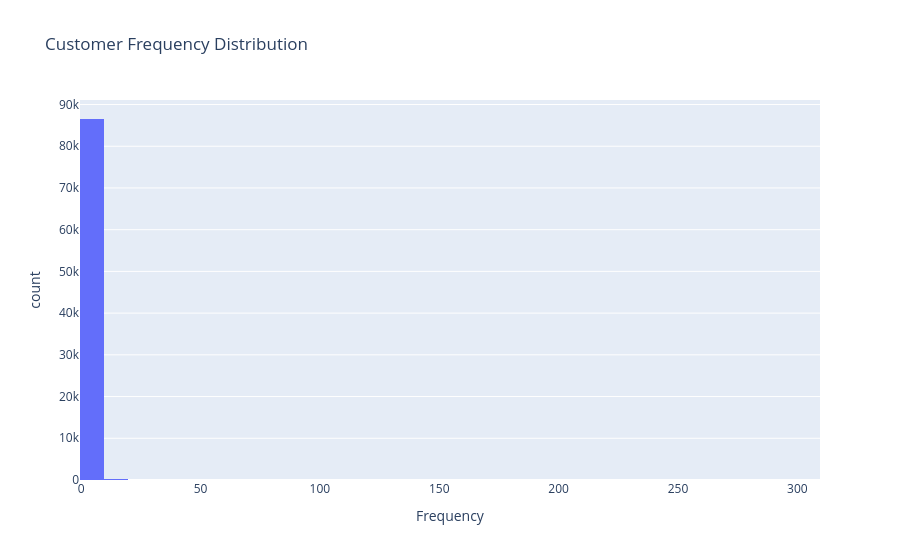

Write notebook code for a chart like this one.
### Code cell
fig = px.histogram(
    rfm,
    x='Frequency',
    nbins=50,
    title='Customer Frequency Distribution'
)

fig.show()

### Figure 1 — Plotly figure (JSON) as saved in the notebook; plotly's stock layout.template omitted (floating-point values rounded to 4 significant figures; data arrays with more than 128 entries replaced by an {"elided": "..."} marker saying what was removed)
{"data": [{"bingroup": "x", "hovertemplate": "Frequency=%{x}<br>count=%{y}<extra></extra>", "legendgroup": "", "marker": {"color": "#636efa", "pattern": {"shape": ""}}, "name": "", "nbinsx": 50, "orientation": "v", "showlegend": false, "type": "histogram", "x": {"elided": "86767 int values"}, "xaxis": "x", "yaxis": "y"}], "layout": {"barmode": "relative", "legend": {"tracegroupgap": 0}, "title": {"text": "Customer Frequency Distribution"}, "xaxis": {"anchor": "y", "domain": [0, 1], "title": {"text": "Frequency"}}, "yaxis": {"anchor": "x", "domain": [0, 1], "title": {"text": "count"}}}}
